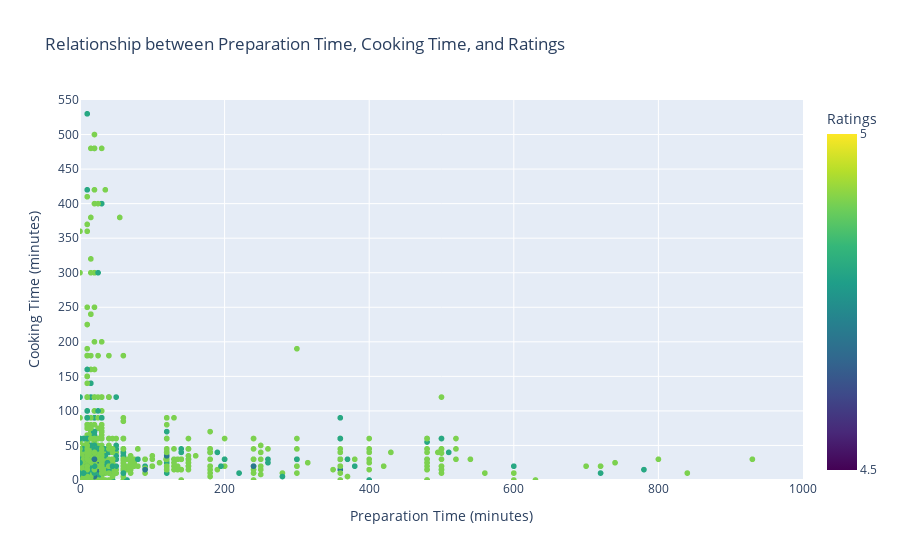

The code cell stored with this chart in its notebook:
### Code cell
# Create a scatter plot for relationship between preparation time, cooking time, and ratings
fig_scatter = px.scatter(df, x='Prepration_time', y='Cooking_time', color='Ratings_of_Dish',
                          title='Relationship between Preparation Time, Cooking Time, and Ratings',
                          labels={'Prepration_time': 'Preparation Time (minutes)', 'Cooking_time': 'Cooking Time (minutes)', 'Ratings_of_Dish': 'Ratings'},
                          color_continuous_scale='Viridis')

# Update layout for x-axis range
fig_scatter.update_layout(
    xaxis=dict(range=[0, 1000]),
    yaxis=dict(range=[0, 550], tickmode='linear', tick0=0, dtick=50),    
)

# Update the color axis to reflect the range 2 to 6
fig_scatter.update_coloraxes(cmin=4.5, cmax=5, colorbar=dict(
    title='Ratings',
    tickvals=[ 4.5, 5],
    ticktext=[  '4.5', '5']
))

# Show the plot
fig_scatter.show()

### Figure 1 — Plotly figure (JSON) as saved in the notebook; plotly's stock layout.template omitted (floating-point values rounded to 4 significant figures; data arrays with more than 128 entries replaced by an {"elided": "..."} marker saying what was removed)
{"data": [{"hovertemplate": "Preparation Time (minutes)=%{x}<br>Cooking Time (minutes)=%{y}<br>Ratings=%{marker.color}<extra></extra>", "legendgroup": "", "marker": {"color": {"elided": "5882 float values"}, "coloraxis": "coloraxis", "symbol": "circle"}, "mode": "markers", "name": "", "showlegend": false, "type": "scattergl", "x": {"elided": "5882 int values"}, "xaxis": "x", "y": {"elided": "5882 int values"}, "yaxis": "y"}], "layout": {"coloraxis": {"cmax": 5, "cmin": 4.5, "colorbar": {"ticktext": ["4.5", "5"], "tickvals": [4.5, 5], "title": {"text": "Ratings"}}, "colorscale": [[0, "#440154"], [0.1111, "#482878"], [0.2222, "#3e4989"], [0.3333, "#31688e"], [0.4444, "#26828e"], [0.5556, "#1f9e89"], [0.6667, "#35b779"], [0.7778, "#6ece58"], [0.8889, "#b5de2b"], [1, "#fde725"]]}, "legend": {"tracegroupgap": 0}, "title": {"text": "Relationship between Preparation Time, Cooking Time, and Ratings"}, "xaxis": {"anchor": "y", "domain": [0, 1], "range": [0, 1000], "title": {"text": "Preparation Time (minutes)"}}, "yaxis": {"anchor": "x", "domain": [0, 1], "dtick": 50, "range": [0, 550], "tick0": 0, "tickmode": "linear", "title": {"text": "Cooking Time (minutes)"}}}}
